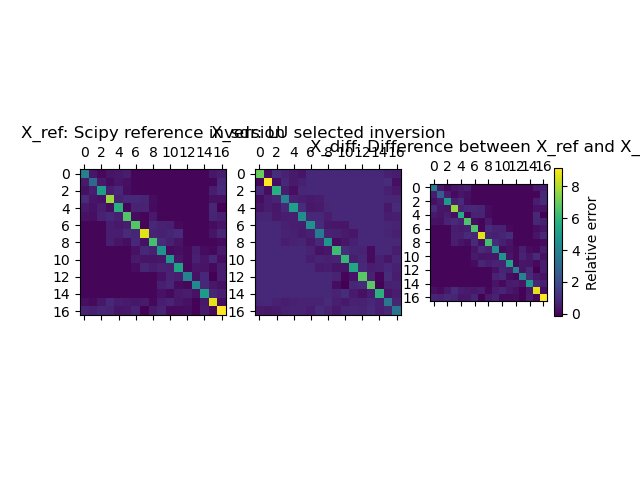

Write the Python code that produced this figure.
"""
@author: Vincent Maillou (vmaillou@iis.ee.ethz.ch)
@author: Lisa Gaedke-Merzhaeuser  (lisa.gaedke.merzhaeuser@usi.ch)
@date: 2023-11

Tests for lu selected inversion routines.

Copyright 2023-2024 ETH Zurich and USI. All rights reserved.
"""

from sdr.utils import matrix_generation
from sdr.utils.matrix_transform import (
    cut_to_blocktridiag_arrowhead,
    from_dense_to_arrowhead_arrays,
    from_arrowhead_arrays_to_dense,
)
from sdr.lu.lu_selected_inversion import lu_sinv_tridiag_arrowhead
from sdr.lu.lu_factorize import lu_factorize_tridiag_arrowhead

import numpy as np
import scipy.linalg as la
import matplotlib.pyplot as plt


# Testing of block tridiagonal lu sinv
if __name__ == "__main__":
    nblocks = 6
    diag_blocksize = 3
    arrow_blocksize = 2
    symmetric = False
    diagonal_dominant = True
    seed = 63

    A = matrix_generation.generate_tridiag_arrowhead_dense(
        nblocks, diag_blocksize, arrow_blocksize, symmetric, diagonal_dominant, seed
    )

    # --- Inversion ---

    X_ref = la.inv(A)
    X_ref = cut_to_blocktridiag_arrowhead(X_ref, diag_blocksize, arrow_blocksize)

    (
        A_diagonal_blocks,
        A_lower_diagonal_blocks,
        A_upper_diagonal_blocks,
        A_arrow_bottom_blocks,
        A_arrow_right_blocks,
        A_arrow_tip_block,
    ) = from_dense_to_arrowhead_arrays(A, diag_blocksize, arrow_blocksize)

    (
        L_diagonal_blocks,
        L_lower_diagonal_blocks,
        L_arrow_bottom_blocks,
        U_diagonal_blocks,
        U_upper_diagonal_blocks,
        U_arrow_right_blocks,
    ) = lu_factorize_tridiag_arrowhead(
        A_diagonal_blocks,
        A_lower_diagonal_blocks,
        A_upper_diagonal_blocks,
        A_arrow_bottom_blocks,
        A_arrow_right_blocks,
        A_arrow_tip_block,
    )

    (
        X_sdr_diagonal_blocks,
        X_sdr_lower_diagonal_blocks,
        X_sdr_upper_diagonal_blocks,
        X_sdr_arrow_bottom_blocks,
        X_sdr_arrow_right_blocks,
        X_sdr_arrow_tip_block,
    ) = lu_sinv_tridiag_arrowhead(
        L_diagonal_blocks,
        L_lower_diagonal_blocks,
        L_arrow_bottom_blocks,
        U_diagonal_blocks,
        U_upper_diagonal_blocks,
        U_arrow_right_blocks,
    )

    X_sdr = from_arrowhead_arrays_to_dense(
        X_sdr_diagonal_blocks,
        X_sdr_lower_diagonal_blocks,
        X_sdr_upper_diagonal_blocks,
        X_sdr_arrow_bottom_blocks,
        X_sdr_arrow_right_blocks,
        X_sdr_arrow_tip_block,
    )

    X_diff = X_ref - X_sdr

    fig, ax = plt.subplots(1, 3)
    ax[0].set_title("X_ref: Scipy reference inversion")
    ax[0].matshow(X_ref)
    ax[1].set_title("X_sdr: LU selected inversion")
    ax[1].matshow(X_sdr)
    ax[2].set_title("X_diff: Difference between X_ref and X_sdr")
    ax[2].matshow(X_diff)
    fig.colorbar(ax[2].matshow(X_diff), ax=ax[2], label="Relative error", shrink=0.4)
    plt.savefig("sdr_test.png")
    plt.show()
